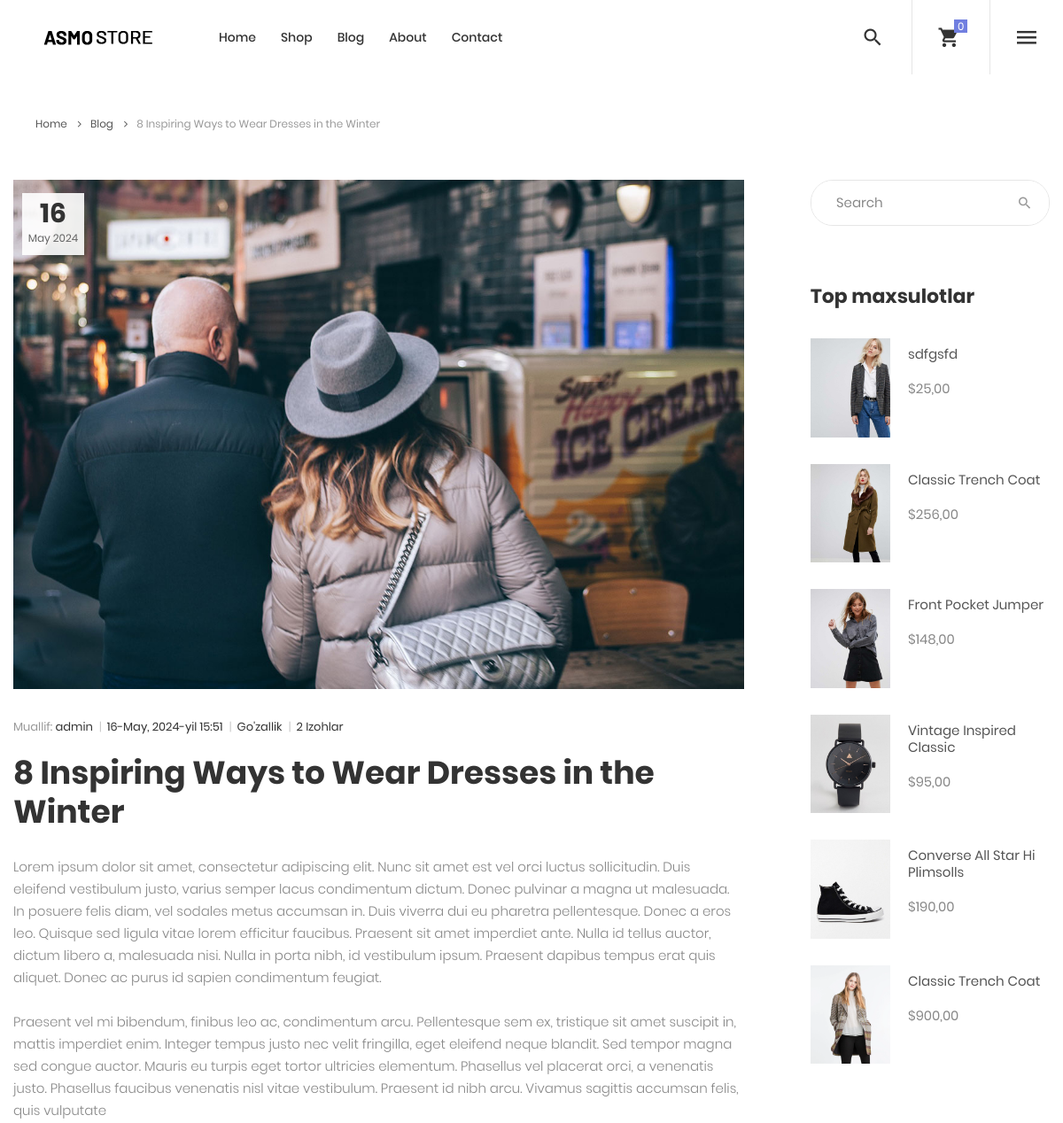
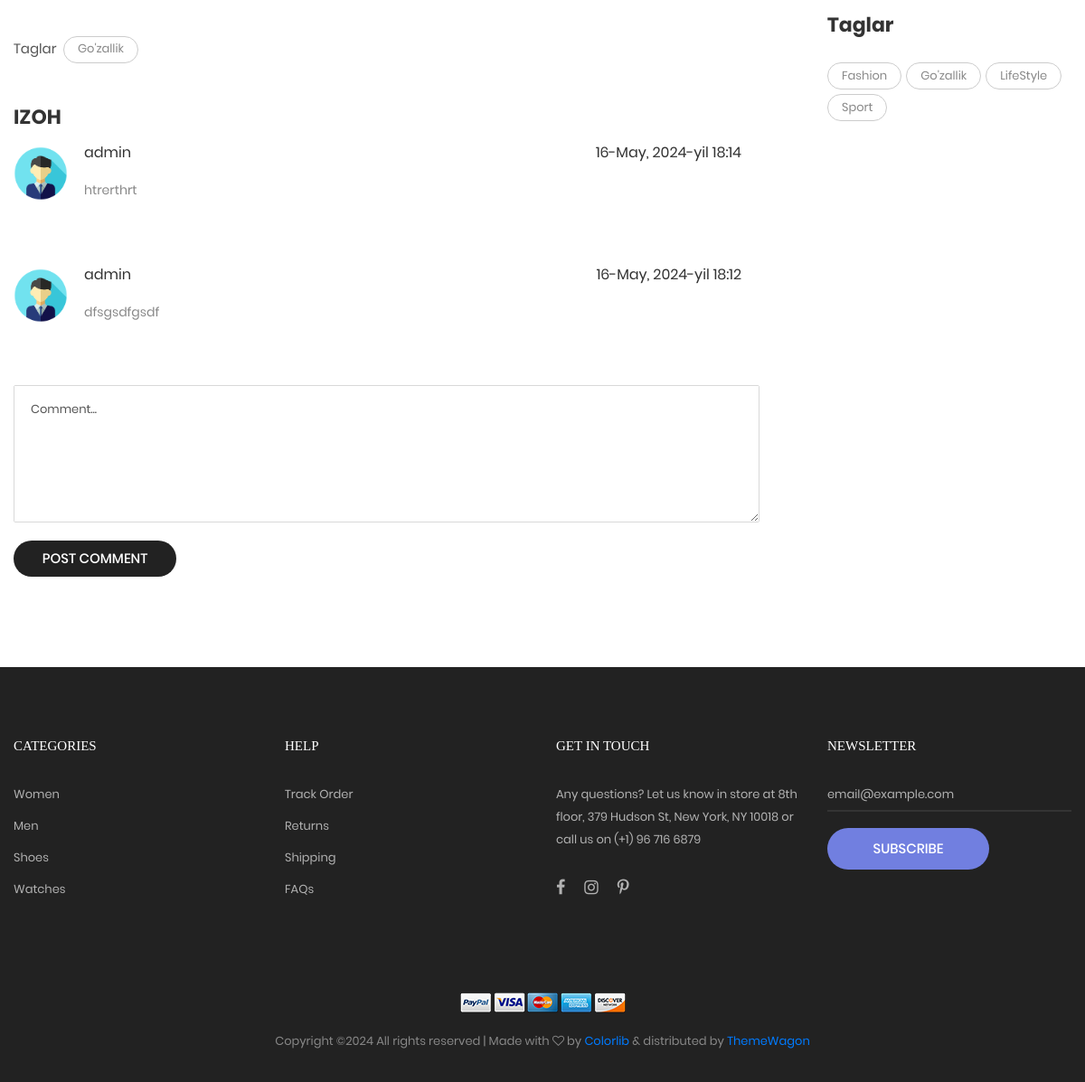
The app's page /blog-detail/8-inspiringg-ways-to-wear-dresses-in-the-winter-2/ with its own data (2 pictures, top to bottom).
### asmo/models.py (models this page shows, shortened)
class BlogPost(models.Model):
    author = models.ForeignKey(User, on_delete=models.CASCADE, verbose_name='Maqola muallifi')
    title = models.CharField(max_length=255, verbose_name='Maqola nomi')
    content = models.TextField(verbose_name='Maqola matni')
    date = models.DateTimeField(auto_now_add=True, verbose_name='Vaqti')
    image = models.ImageField(upload_to='blog/', verbose_name='Maqola rasmi')
    tag = models.ManyToManyField(BlogTags, verbose_name='Tag')
    slug = models.SlugField()
    class Meta:
        verbose_name = 'Maqola '
        verbose_name_plural = 'Maqolalar '

class BlogTags(models.Model):
    tag = models.CharField(max_length=50, verbose_name='Tag')
    slug = models.SlugField()
    class Meta:
        verbose_name = 'Tag '
        verbose_name_plural = 'Teglar '

class BlogReview(models.Model):
    user = models.ForeignKey(User, on_delete=models.CASCADE, verbose_name='Foydalanuvchi')
    comment = models.CharField(max_length=200, verbose_name='Izoh')
    date = models.DateTimeField(auto_now_add=True, verbose_name='Vaqt')
    blog = models.ForeignKey(BlogPost, on_delete=models.CASCADE, verbose_name='Blog')
    class Meta:
        verbose_name = 'Blog izoh '
        verbose_name_plural = 'Blog izohlari'

class Product(models.Model):
    name = models.CharField(max_length=100, verbose_name='Mahsulot nomi')
    description = models.TextField(verbose_name='Mahsulot tasnifi')
    price = models.DecimalField(max_digits=10, decimal_places=2, verbose_name='Mahsulot narxi')
    category = models.ForeignKey(Category, on_delete=models.CASCADE, verbose_name='Mahsulot kategoriyasi')
    image = models.ImageField(upload_to='products/', verbose_name='Mahsulot rasmi')
    image1 = models.ImageField(upload_to='products/', verbose_name='Mahsulot rasmi')
    image2 = models.ImageField(upload_to='products/', verbose_name='Mahsulot rasmi')
    brand = models.ForeignKey(Brand, on_delete=models.CASCADE, verbose_name='Mahsulot brendi')
    size = models.ManyToManyField(Size, verbose_name='Mahsulot o\'lchami', blank=True)
    color = models.ManyToManyField(Color, verbose_name='Mahsulot rangi')
    weight = models.FloatField(null=True, blank=True, verbose_name='Mahsulot og\'irligi', validators=[MinValueValidator(0.0)])
    materials = models.CharField(max_length=100, verbose_name='Mahsulot materiali')
    sort = models.ForeignKey(Sort, on_delete=models.CASCADE, verbose_name='Mahsulot turi', null=True, blank=True)
    quantity = models.IntegerField(default=0, verbose_name='Mahsulot soni')
    slug = models.SlugField()
    class Meta:
        verbose_name = 'Mahsulot '
        verbose_name_plural = 'Mahsulotlar'

### asmo/views.py (the view, shortened to what this page needs)
# urls.py: path('blog-detail/<slug:slug>/', views.blog_detail, name='blog_detail'),
def blog_detail(request, slug):
    blog = BlogPost.objects.get(slug=slug)
    products_quantity = Product.objects.filter(Q(quantity__lte=10) & ~Q(image=''))
    reviews = BlogReview.objects.filter(blog=blog).order_by('-date')
    tags = blog.tag.all()
    context = {
        'blog': blog,
        'reviews': reviews,
        'products_quantity': products_quantity,
        'tags': tags,
        'blog_tags': BlogTags.objects.all(),
        'title': "Blog"
    }
    if request.method == 'POST':
        form = BlogReviewForm(request.POST)
        if request.user.is_authenticated:
            if form.is_valid():
                comment = form.save(commit=False)
                comment.user = request.user
                comment.blog = blog
                comment.save()
                return redirect('blog_detail', slug=slug)
        else:
            return redirect('login')
    else:
        form = BlogReviewForm()
    context['form'] = form
    return render(request, 'asmo/blog_detail.html', context)

### asmo/forms.py
class BlogReviewForm(forms.ModelForm):
    class Meta:
        model = BlogReview
        fields = ['comment']

### asmo/templates/asmo/blog_detail.html (shortened to what this page needs)
{% extends 'base.html' %}
{% load static %}
{% block main %}
<div class="container mt-3">
    <div class="bread-crumb flex-w p-l-25 p-r-15 p-t-30 p-lr-0-lg">
        <a href="{% url 'index' %}" class="stext-109 cl8 hov-cl1 trans-04">
            Home
            <i class="fa fa-angle-right m-l-9 m-r-10" aria-hidden="true"></i>
        </a>
        <a href="{% url 'blogs' %}" class="stext-109 cl8 hov-cl1 trans-04">
            Blog
            <i class="fa fa-angle-right m-l-9 m-r-10" aria-hidden="true"></i>
        </a>
        <span class="stext-109 cl4">
				{{ blog.title }}
			</span>
    </div>
</div>
<section class="bg0 p-t-52 p-b-20">
    <div class="container">
        <div class="row">
            <div class="col-md-8 col-lg-9 p-b-80">
                <div class="p-r-45 p-r-0-lg">
                    <div class="wrap-pic-w how-pos5-parent">
                        <img src="{{ blog.image.url }}" alt="IMG-BLOG">
                        <div class="flex-col-c-m size-123 bg9 how-pos5">
								<span class="ltext-107 cl2 txt-center">
									{{ blog.date|date:"d" }}
								</span>
                            <span class="stext-109 cl3 txt-center">
									{{ blog.date|date:"F Y" }}
								</span>
                        </div>
                    </div>
                    <div class="p-t-32">
							<span class="flex-w flex-m stext-111 cl2 p-b-19">
								<span>
									<span class="cl4">Muallif:</span> {{ blog.author }}
									<span class="cl12 m-l-4 m-r-6">|</span>
								</span>
								<span>
									{{ blog.date }}
									<span class="cl12 m-l-4 m-r-6">|</span>
								</span>
								<span>
									{% for tag in tags %}
									{{ tag.tag }}
									{% endfor %}
									<span class="cl12 m-l-4 m-r-6">|</span>
								</span>
								<span>
									{{ reviews.count }} Izohlar
								</span>
							</span>
                        <h4 class="ltext-109 cl2 p-b-28">
                            {{ blog.title }}
                        </h4>
                        <p class="stext-117 cl6 p-b-26">
                            {{ blog.content|linebreaksbr }}
                        </p>
                    </div>
                    <div class="flex-w flex-t p-t-16">
							<span class="size-216 stext-116 cl8 p-t-4">
								Taglar
							</span>
                        <div class="flex-w size-217">
                            {% for tag in tags %}
                            <a href="{% url 'blogs_tag' tag.slug %}"
                               class="flex-c-m stext-107 cl6 size-301 bor7 p-lr-15 hov-tag1 trans-04 m-r-5 m-b-5">
                                {{ tag.tag }}
                            </a>
                            {% endfor %}
                        </div>
                    </div>
                    <div class="p-t-40">
                        <h5 class="mtext-113 cl2 p-b-12">
                            Izoh
                        </h5>
                        {% for review in reviews %}
                        <div class="flex-w flex-t p-b-68">
                            <div class="wrap-pic-s size-109 bor0 of-hidden m-r-18 m-t-6">
                                {% if review.user.profile.photo %}
                                <img src="{{ review.user.profile.photo.url }}" alt="AVATAR">
                                {% else %}
                                <img src="{% static 'images/default-avatar.png' %}" alt="Default AVATAR">
                                {% endif %}
                            </div>
                            <div class="size-207">
                                <div class="flex-w flex-sb-m p-b-17">
                                        <span class="mtext-107 cl2 p-r-20">
                                            {{ review.user }}
                                        </span>
                                    <span class="mtext-107 cl2 p-r-20">
                                        {{ review.date }}
                                    </span>
                                </div>
                                <p class="stext-102 cl6">
                                    {{ review.comment }}
                                </p>
                            </div>
                        </div>
                        {% endfor %}
                        <form method="post" action="{% url 'blog_detail' blog.slug %}">
                            <div class="bor19 m-b-20">
                                <textarea class="stext-111 cl2 plh3 size-124 p-lr-18 p-tb-15 input" name="comment"
                                          id="comment"
                                          placeholder="Comment..."></textarea>
                            </div>
                            <button type="submit"
                                    class="flex-c-m stext-101 cl0 size-125 bg3 bor2 hov-btn3 p-lr-15 trans-04">
                                Post Comment
                            </button>
                        </form>
                    </div>
                </div>
            </div>
            <div class="col-md-4 col-lg-3 p-b-80">
                <div class="side-menu">
                    <div class="bor17 of-hidden pos-relative">
                        <input class="stext-103 cl2 plh4 size-116 p-l-28 p-r-55" type="text" name="search"
                               placeholder="Search">
                        <button class="flex-c-m size-122 ab-t-r fs-18 cl4 hov-cl1 trans-04">
                            <i class="zmdi zmdi-search"></i>
                        </button>
                    </div>
                    <div class="p-t-65">
                        <h4 class="mtext-112 cl2 p-b-33">
                            Top maxsulotlar
                        </h4>
                        <ul>
                            {% for product in products_quantity %}
                            <li class="flex-w flex-t p-b-30">
                                <a href="{% url 'product_detail' product.slug %}"
                                   class="wrao-pic-w size-214 hov-ovelay1 m-r-20">
                                    <img style="max-width: 90px" src="{{ product.image.url }}" alt="PRODUCT">
                                </a>
                                <div class="size-215 flex-col-t p-t-8">
                                    <a href="{% url 'product_detail' product.slug %}"
                                       class="stext-116 cl8 hov-cl1 trans-04">
                                        {{ product.name }}
                                    </a>
                                    <span class="stext-116 cl6 p-t-20">
											${{ product.price }}
										</span>
                                </div>
                            </li>
                            {% endfor %}
                        </ul>
                    </div>
                    <div class="p-t-50">
                        <h4 class="mtext-112 cl2 p-b-27">
                            Taglar
                        </h4>
                        <div class="flex-w m-r--5">
                            {% for tag in blog_tags %}
                            <a href="{% url 'blogs_tag' tag.slug %}"
                               class="flex-c-m stext-107 cl6 size-301 bor7 p-lr-15 hov-tag1 trans-04 m-r-5 m-b-5">
                                {{ tag.tag }}
                            </a>
                            {% endfor %}
                        </div>
                    </div>
                </div>
            </div>
        </div>
    </div>
</section>
{% endblock main %}

### static/css/main.css (style rules this page uses)
.container { max-width: 1380px; }
@media (max-width: 1600px) { .container { max-width: 1200px; } }
.cl0 { color: #fff; }
.cl2 { color: #333; }
.cl3 { color: #666; }
.cl4 { color: #999; }
.cl6 { color: #888; }
.cl8 { color: #555; }
.cl12 { color: #ccc; }
.stext-101 { font-family: Poppins-Medium; font-size: 15px; line-height: 1.466667; text-transform: uppercase; }
.stext-102 { font-family: Poppins-Regular; font-size: 14px; line-height: 1.7; }
.stext-103 { font-family: Poppins-Regular; font-size: 15px; line-height: 1.466667; }
.stext-107 { font-family: Poppins-Regular; font-size: 13px; line-height: 1.923; }
.stext-109 { font-family: Poppins-Regular; font-size: 12px; line-height: 1.833333; }
.stext-111 { font-family: Poppins-Regular; font-size: 13px; line-height: 1.6923; }
.stext-116 { font-family: Poppins-Regular; font-size: 15px; line-height: 1.266667; }
.stext-117 { font-family: Poppins-Light; font-size: 15px; line-height: 1.666667; }
.mtext-107 { font-family: Poppins-Regular; font-size: 16px; line-height: 1.625; }
.mtext-112 { font-family: Poppins-Bold; font-size: 22px; line-height: 1.333333; }
.mtext-113 { font-family: Poppins-Bold; font-size: 22px; line-height: 1.333333; text-transform: uppercase; }
.ltext-107 { font-family: Poppins-Bold; font-size: 30px; line-height: 1.1; }
.ltext-109 { font-family: Poppins-Bold; font-size: 36px; line-height: 1.2; }
.size-109 { width: 60px; height: 60px; }
.size-116 { width: 100%; height: 50px; }
.size-122 { width: 55px; height: 100%; }
.size-123 { width: 70px; min-height: 70px; }
.size-124 { width: 100%; min-height: 150px; }
.size-125 { min-width: 180px; height: 40px; }
.size-207 { width: calc(100% - 78px); }
.size-214 { width: 90px; }
.size-215 { width: calc(100% - 110px); }
.size-216 { width: 55px; }
.size-217 { width: calc(100% - 55px); }
.size-301 { min-height: 30px; }
.bg0 { background-color: #fff; }
.bg3 { background-color: #222; }
.bg9 { background-color: rgba(255,255,255,0.9); }
.bor0 { border-radius: 50%; }
.bor2 { border-radius: 20px; }
.bor7 { border: 1px solid #ccc; border-radius: 15px; }
.bor17 { border: 1px solid #e6e6e6; border-radius: 25px; }
.bor19 { border: 1px solid #d9d9d9; border-radius: 2px; }
.how-pos5-parent { position: relative; }
.how-pos5 { position: absolute; top: 15px; left: 10px; }
.hov-ovelay1 { position: relative; }
.hov-ovelay1::after { content: ""; display: block; position: absolute; width: 100%; height: 100%; top: 0; left: 0; background: rgba(103,117,214,0.8); opacity: 0; transition: all 0.3s; -webkit-transition: all 0.3s; -o-transition: all 0.3s; -moz-transition: all 0.3s; }

### records on screen
BlogPost: title "8 Inspiring Ways to Wear Dresses in the Winter", image (picture), date "16", date "May 2024", author "admin", date "16-May, 2024-yil 15:51", content "Lorem ipsum dolor sit amet, consectetur adipiscing elit. Nunc sit amet est vel orci luctus sollicitudin. Duis eleifend vestibulum justo, varius semper lacus condimentum dictum. Donec pulvinar a magna ut malesuada. In posuere felis diam, vel sodales metus accumsan in. Duis viverra dui eu pharetra pellentesque. Donec a eros leo. Quisque sed ligula vitae lorem efficitur faucibus. Praesent sit amet imperdiet ante. Nulla id tellus auctor, dictum libero a, malesuada nisi. Nulla in porta nibh, id vestibulum ipsum. Praesent dapibus tempus erat quis aliquet. Donec ac purus id sapien condimentum feugiat. Praesent vel mi bibendum, finibus leo ac, condimentum arcu. Pellentesque sem ex, tristique sit…"
BlogTags: tag "Go'zallik"
BlogReview: user "admin", date "16-May, 2024-yil 18:14", comment "htrerthrt"
BlogReview: user "admin", date "16-May, 2024-yil 18:12", comment "dfsgsdfgsdf"
Product: image (picture), name "sdfgsfd", price "25,00"
Product: image (picture), name "Classic Trench Coat", price "256,00"
Product: image (picture), name "Front Pocket Jumper", price "148,00"
Product: image (picture), name "Vintage Inspired Classic", price "95,00"
Product: image (picture), name "Converse All Star Hi Plimsolls", price "190,00"
Product: image (picture), name "Classic Trench Coat", price "900,00"
BlogTags: tag "Fashion"
BlogTags: tag "LifeStyle"
BlogTags: tag "Sport"

### other values on screen
{{ reviews.count }} "2"
